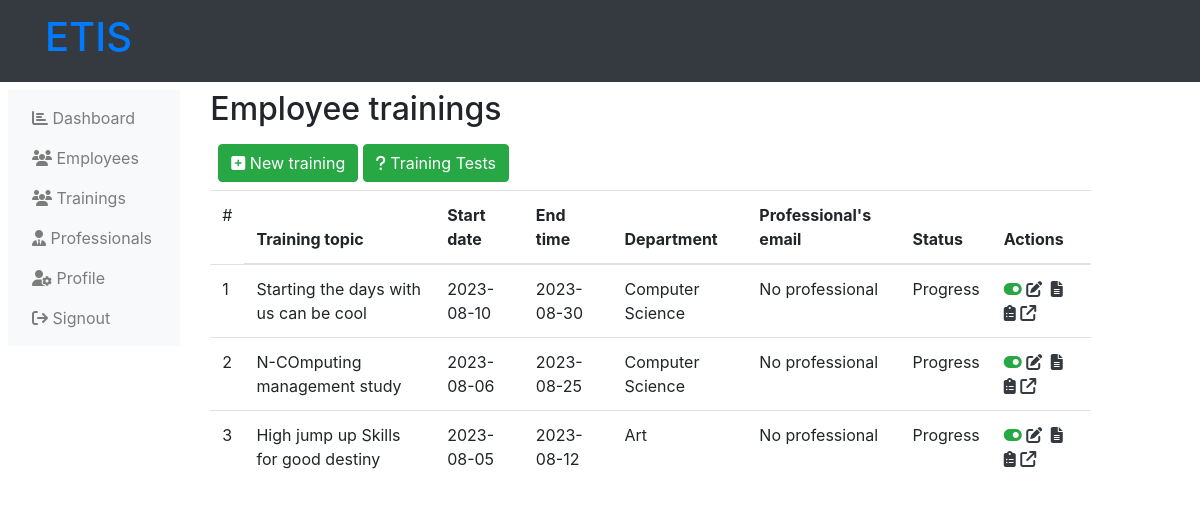
The page /administration-trainings.php (signed in) on the database as committed earlier.
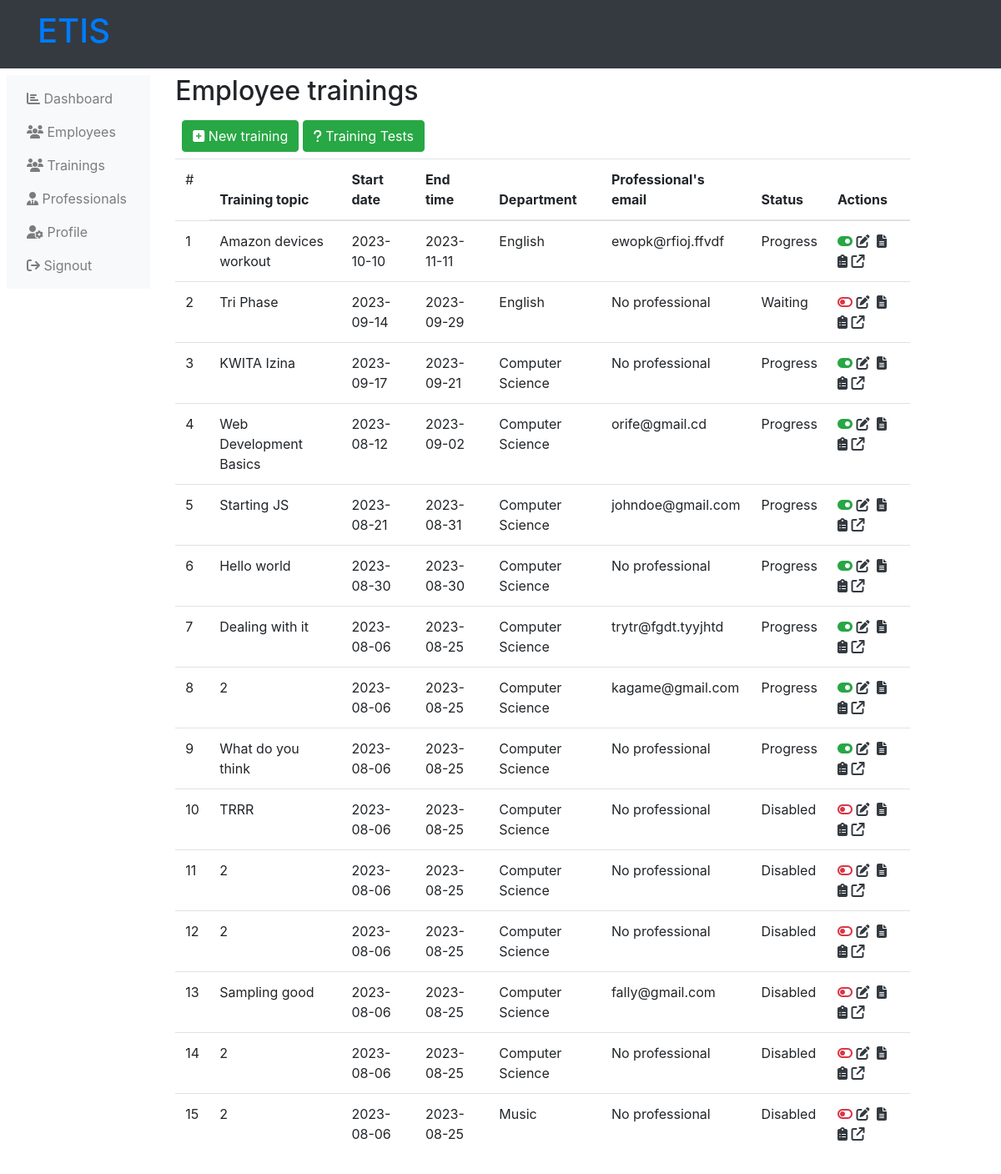
The same page on the database as committed later.
### tables this page shows
CREATE TABLE `trainings` (
  `training_id` int(11) NOT NULL,
  `training_topic` varchar(255) NOT NULL,
  `training_description` text NOT NULL DEFAULT 'This is the defaullt description of the trainings',
  `training_start` varchar(255) NOT NULL,
  `training_end` varchar(255) NOT NULL,
  `training_cover` varchar(255) NOT NULL,
  `training_depart` int(11) NOT NULL,
  `training_status` varchar(255) NOT NULL
);

CREATE TABLE `departments` (
  `depart_id` int(11) NOT NULL,
  `depart_name` varchar(255) NOT NULL
);

CREATE TABLE `training_professionals` (
  `tr_pro_id` int(11) NOT NULL,
  `training` int(11) NOT NULL,
  `professional` int(11) NOT NULL,
  `unique_id` text NOT NULL,
  `tr_pro_status` varchar(255) NOT NULL
);

CREATE TABLE `professionals` (
  `professional_id` int(11) NOT NULL,
  `professional_fn` varchar(255) NOT NULL,
  `professional_ln` varchar(255) NOT NULL,
  `professional_email` varchar(255) NOT NULL,
  `professional_phone` int(12) NOT NULL,
  `professional_status` varchar(255) NOT NULL
);

### administration-trainings.php (the view, shortened to what the changed rows need)
<?php
    include('php/connection.php');
?>
<!DOCTYPE html>
<html lang="en">
<head>
    <link rel="stylesheet" href="https://maxcdn.bootstrapcdn.com/bootstrap/4.5.2/css/bootstrap.min.css">
    <link rel="stylesheet" href="https://cdnjs.cloudflare.com/ajax/libs/font-awesome/6.4.2/css/all.min.css" />
</head>
<body>
    <?php include("php/administration-header.php"); ?>
    <div class="">
        <div class="row p-2">
            <div class="col-md-9">
                <h2>
                    Employee trainings
                </h2>
                <div class="r">
                    <table class="table table-hover table-responsive">
                        <thead>
                            <tr>
                                <td>
                                    #
                                <th>
                                    Training topic
                                </th>
                                <th>
                                    Start date
                                </th>
                                <th>
                                    End time
                                </th>
                                <th>
                                    Department
                                </th>
                                <th>
                                    Professional's email
                                </th>
                                <th>
                                    Status
                                </th>
                                <th>
                                    Actions
                                </th>
                            </tr>
                        </thead>
                        <tbody>
                            <?php
                                $get_trainings = mysqli_query($server,"SELECT * from
                                    trainings,departments
                                    WHERE
                                    trainings.training_depart = departments.depart_id
                                    ORDER BY
                                    training_end DESC,training_start DESC
                                ");
                                $count=1;
                                while ($data_trainings = mysqli_fetch_array($get_trainings)) {
                                    ?>
                                    <tr>
                                        <td>
                                            <?php echo $count++; ?>
                                        </td>
                                        <td>
                                            <?php
                                                echo $data_trainings['training_topic'];
                                            ?>
                                        </td>
                                        <td>
                                            <?php
                                                echo $data_trainings['training_start'];
                                            ?>
                                        </td>
                                        <td>
                                            <?php
                                                echo $data_trainings['training_end'];
                                            ?>
                                        </td>
                                        <td>
                                            <?php
                                                echo $data_trainings['depart_name'];
                                            ?>
                                        </td>
                                        <td>
                                            <?php
                                                $training_id = $data_trainings['training_id'];
                                                $get_professional_tr = mysqli_query($server,"SELECT * from training_professionals
                                                    WHERE training='$training_id'
                                                ");
                                                if (mysqli_num_rows($get_professional_tr) < 1) {
                                                    ?>
                                                    No professional
                                                    <?php
                                                }
                                                while ($data_profe_tr = mysqli_fetch_array($get_professional_tr)) {
                                                    $profes = $data_profe_tr['professional'];
                                                    $get_profe_info = mysqli_fetch_array(mysqli_query($server,"SELECT * from
                                                        professionals WHERE professional_id = '$profes'
                                                    "));
                                                    echo $get_profe_info['professional_email']." ";
                                                }
                                            ?>
                                        </td>
                                        <td>
                                            <?php
                                                echo $data_trainings['training_status'];
                                            ?>
                                        </td>
                                        <td>
                                            <?php
                                                if ($data_trainings['training_status'] == 'Progress') {
                                                    ?>
                                                    <a href="administrator-ban-training.php?training_id=<?php echo $data_trainings['training_id'] ?>"
                                                        class="" title="Disable training">
                                                        <i class="fas fa-toggle-on text-success"></i>
                                                    </a>
                                                    <?php
                                                }
                                                else {
                                                    ?>
                                                    <a href="administrator-unban-training.php?training_id=<?php echo $data_trainings['training_id'] ?>"
                                                        class="" title="Enable training">
                                                        <i class="fas fa-toggle-off text-danger"></i>
                                                    </a>
                                                    <?php
                                                }
                                            ?>
                                            <a href="administrator-edit-training.php?training_id=<?php echo $data_trainings['training_id'] ?>"
                                                class="" title="Edit training">
                                                <i class="fa fa-edit  text-dark"></i>
                                            </a>
                                            <a href="administration-trainings-add-content.php?training_id=<?php echo $data_trainings['training_id'] ?>" title="New training contents"
                                                class="m-1">
                                                <i class="fas fa-file-alt  text-dark"></i>
                                            </a>
                                            <a href="administrator-training-overview.php?training_id=<?php echo $data_trainings['training_id'] ?>" title="Training overview"
                                                class="">
                                                <i class="fas fa-clipboard-list text-dark"></i>
                                            </a>
                                            <a href="trainings/covers/<?php echo $data_trainings['training_cover']; ?>" title="View training image." target="_blank"
                                                class="">
                                                <i class="fa fa-external-link text-dark"></i>
                                            </a>
                                        </td>
                                    </tr>
                                    <?php
                                }
                            ?>
                        </tbody>
                    </table>
                </div>
            </div>
        </div>
    </div>
</body>
</html>

Rows that differ between the two databases and show on the page:
added trainings: training_topic "Amazon devices workout", training_start "2023-10-10", training_end "2023-11-11", training_depart.depart_name "English", training_status "Progress"
added training_professionals: professional.professional_email "ewopk@rfioj.ffvdf", shown under "Amazon devices workout"
added trainings: training_topic "Tri Phase", training_start "2023-09-14", training_end "2023-09-29", training_depart.depart_name "English", shows "No professional", training_status "Waiting"
added trainings: training_topic "KWITA Izina", training_start "2023-09-17", training_end "2023-09-21", training_depart.depart_name "Computer Science", shows "No professional", training_status "Progress"
added trainings: training_topic "Web Development Basics", training_start "2023-08-12", training_end "2023-09-02", training_depart.depart_name "Computer Science", training_status "Progress"
added training_professionals: professional.professional_email "orife@gmail.cd", shown under "Web Development Basics"
added trainings: training_topic "Starting JS", training_start "2023-08-21", training_end "2023-08-31", training_depart.depart_name "Computer Science", training_status "Progress"
added training_professionals: professional.professional_email "johndoe@gmail.com", shown under "Starting JS"
added trainings: training_topic "Hello world", training_start "2023-08-30", training_end "2023-08-30", training_depart.depart_name "Computer Science", shows "No professional", training_status "Progress"
changed trainings: training_topic "High jump up Skills for good destiny" → "Dealing with it"; training_start "2023-08-05" → "2023-08-06"; training_end "2023-08-12" → "2023-08-25"; training_depart.depart_name "Art" → "Computer Science"; no longer shows "No professional"; moves up the list
added training_professionals: professional.professional_email "trytr@fgdt.tyyjhtd", shown under trainings "Dealing with it"
changed trainings (number 8 of 15 on the later page): training_topic "N-COmputing management study" → "2"; no longer shows "No professional"; moves down the list
added training_professionals: professional.professional_email "kagame@gmail.com", shown under trainings (number 8 of 15 on the later page)
changed trainings: training_topic "Starting the days with us can be cool" → "What do you think"; training_start "2023-08-10" → "2023-08-06"; training_end "2023-08-30" → "2023-08-25"
added trainings: training_topic "TRRR", training_start "2023-08-06", training_end "2023-08-25", training_depart.depart_name "Computer Science", shows "No professional", training_status "Disabled"
added trainings: training_topic "2", training_start "2023-08-06", training_end "2023-08-25", training_depart.depart_name "Computer Science", shows "No professional", training_status "Disabled"
added trainings: training_topic "2", training_start "2023-08-06", training_end "2023-08-25", training_depart.depart_name "Computer Science", shows "No professional", training_status "Disabled"
added trainings: training_topic "Sampling good", training_start "2023-08-06", training_end "2023-08-25", training_depart.depart_name "Computer Science", training_status "Disabled"
added training_professionals: professional.professional_email "fally@gmail.com", shown under "Sampling good"
added trainings: training_topic "2", training_start "2023-08-06", training_end "2023-08-25", training_depart.depart_name "Computer Science", shows "No professional", training_status "Disabled"
added trainings: training_topic "2", training_start "2023-08-06", training_end "2023-08-25", training_depart.depart_name "Music", shows "No professional", training_status "Disabled"
